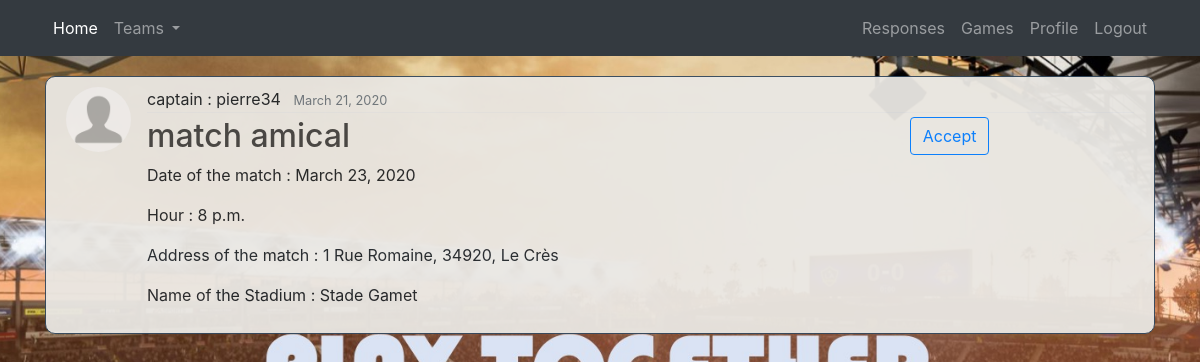
Page /propositions/proposition/4/ (signed in) on the earlier database version.
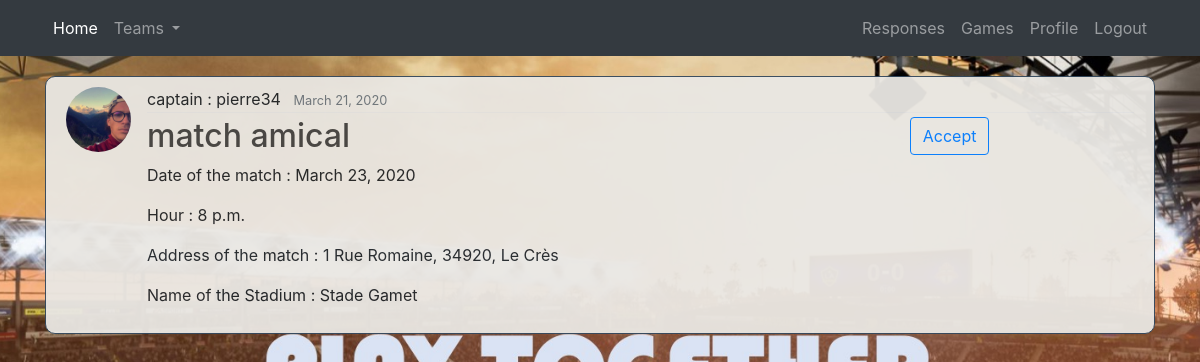
Same page on the later database version.
### proposition/models.py (models this page shows, shortened)
class Proposition(models.Model):
	title = models.CharField(verbose_name="Title", max_length=300)
	date_posted = models.DateTimeField(default=timezone.now)
	date_match = models.DateField(verbose_name="Date")
	hour = models.TimeField(verbose_name="Hour")
	address_match = models.CharField(verbose_name="Address stadium", max_length=300)
	name_stadium = models.CharField(verbose_name="Name stadium", max_length=50)
	author = models.ForeignKey(Account, null = True, on_delete=models.CASCADE)

### account/models.py (models this page shows, shortened)
class Account(AbstractBaseUser):
	username = models.CharField(max_length=30, unique=True)
	first_name = models.CharField(max_length=30, unique=False)
	last_name = models.CharField(max_length=30, unique=False)
	email = models.EmailField(verbose_name="email", max_length=60, unique=True)
	is_captain = models.BooleanField(default=False)
	city = models.CharField(max_length=30)
	numTel = models.CharField(verbose_name="phone", max_length=10, unique=True)
	image = models.ImageField(default='default.jpg', upload_to='profile_pics')
	date_joined = models.DateTimeField(verbose_name='date joined', auto_now_add=True)
	last_login = models.DateTimeField(verbose_name='last login', auto_now=True)
	is_admin = models.BooleanField(default=False)
	is_active = models.BooleanField(default=True)
	is_staff = models.BooleanField(default=False)
	is_superuser = models.BooleanField(default=False)
	USERNAME_FIELD = 'email'
	REQUIRED_FIELDS = ['username','first_name','last_name','is_captain', 'city', 'numTel']
	objects = MyAccountManager()
	def __str__(self):
		return self.username

### proposition/views.py (the view)
# urls.py: path('proposition/<int:pk>/', DetailProposition, name='proposition_detail'),
@login_required
def DetailProposition(request, pk):
	proposition = Proposition.objects.get(id=pk)
	context = {'proposition' : proposition}
	return render(request, 'proposition/proposition_detail.html', context )

### proposition/templates/proposition/proposition_detail.html
{% extends "project/base.html" %}
{% block content %}
{% if proposition %}
<article class="media content-section">
	<img class="rounded-circle article-img" src="{{ proposition.author.image.url }}">
	<div class="media-body">
		<div class="article-metadata">
			<a class="mr-2">captain : {{ proposition.author }}</a>
			<small class="text-muted">{{ proposition.date_posted|date:"F d, Y" }}</small>
		</div>
		<div class="row">
			<div class="col-md-6">
				<h2 class="article-title">{{ proposition.title }}</h2>
				<p class="article-content">Date of the match : {{ proposition.date_match }}</p>
				<p class="article-content">Hour : {{ proposition.hour }}</p>
				<p class="article-content">Address of the match : {{ proposition.address_match }}</p>
				<p class="article-content">Name of the Stadium : {{ proposition.name_stadium }}</p>
			</div>
			<div class="col-md-3"></div>
			<div class="col-md-3">
				<div>
					{% if proposition.author == user %}
					<a class="btn btn-primary btn-sm" href="{% url 'proposition_update' proposition.id %}" >Update</a>
					<a class="btn btn-secondary btn-sm" href="{% url 'proposition_delete' proposition.id %}" >Delete</a>
					{% else %}
					<a class="btn btn-outline-primary" href="{% url 'confirmation' proposition.id %}">Accept</a>
					{% endif %}
				</div>
			</div>
	</div>
</article>
{% endif %}
{% endblock content %}

Differences in the rows shown:
changed through a linked row, Proposition "match amical": author.image: picture added in place of a placeholder
